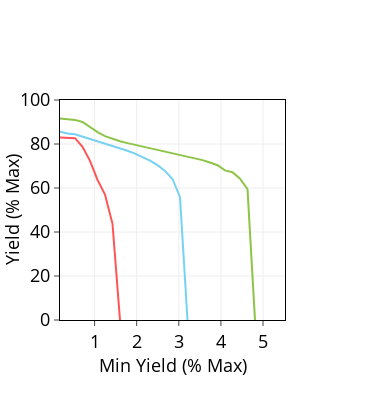

Here is the notebook cell this chart was saved with:
### Code cell
fig = go.Figure()
for i,product in enumerate(['D-Lactate']):

    fig.add_trace(go.Scatter(x=results_dict[product]['constraints_productivity'][1::], 
                                y=results_dict[product]['ts_best_yields'][1::],
                                name='Optimized Two Stage',
                                legendgroup='ts_best', line={'color': '#8DC447'},
                                showlegend=False))

    fig.add_trace(go.Scatter(x=results_dict[product]['constraints_productivity'][1::], 
                                y=results_dict[product]['ts_sub_yields'][1::],
                                name='Traditional Two Stage',
                                legendgroup='ts_sub', line={'color': '#FF5555'},
                                showlegend=False))

    fig.add_trace(go.Scatter(x=results_dict[product]['constraints_productivity'][1::], 
                                y=results_dict[product]['os_best_yields'][1::],
                                name='Best One Stage',
                                legendgroup='os_best', line={'color': '#76D1F4'},
                                showlegend=False))

fig.update_xaxes(showline=True, linewidth=1, linecolor='black', mirror=True, zeroline=False,
                 title_text='Min Yield (% Max)',
                 title_font=dict(size=18, color='black'),
                 tickfont=dict(size=18, color='black'),
                 title_standoff=0,
                 automargin=True,
                 ticks='outside',
                 nticks=10)
fig.update_yaxes(showline=True, linewidth=1, linecolor='black', mirror=True, zeroline=False,
                 ticks='outside',
                 tickfont=dict(size=18, color='black'),
                 range=[0, 100],
                 title_text='Yield (% Max)',
                 title_font=dict(size=18, color='black'),
                 title_standoff=0,
                 automargin=True)
fig.update_layout(width=365,
                  height=400,
                  margin={'l':8})
plot(fig)
if not os.path.exists('images'):
    os.mkdir('images')
#pio.write_image(fig, 'images/productivity_constrained_yield_lactate.svg')

### Figure 1 — Plotly figure (JSON) as saved in the notebook; plotly's stock layout.template omitted (floating-point values rounded to 4 significant figures)
{"data": [{"legendgroup": "ts_best", "line": {"color": "#8DC447"}, "name": "Optimized Two Stage", "showlegend": false, "type": "scatter", "x": [0.1781, 0.3563, 0.5344, 0.7126, 0.8907, 1.069, 1.247, 1.425, 1.603, 1.781, 1.96, 2.138, 2.316, 2.494, 2.672, 2.85, 3.028, 3.207, 3.385, 3.563, 3.741, 3.919, 4.097, 4.275, 4.454, 4.632, 4.81, 4.988, 5.166, 5.344, 5.522], "y": [91.57, 91.17, 90.96, 89.98, 87.65, 85.38, 83.58, 82.25, 81.24, 80.39, 79.61, 78.85, 78.1, 77.45, 76.77, 76.05, 74.95, 74.5, 73.63, 72.68, 71.61, 70.34, 68.0, 67.18, 64.22, 59.49, 0, null, null, null, 0]}, {"legendgroup": "ts_sub", "line": {"color": "#FF5555"}, "name": "Traditional Two Stage", "showlegend": false, "type": "scatter", "x": [0.1781, 0.3563, 0.5344, 0.7126, 0.8907, 1.069, 1.247, 1.425, 1.603, 1.781, 1.96, 2.138, 2.316, 2.494, 2.672, 2.85, 3.028, 3.207, 3.385, 3.563, 3.741, 3.919, 4.097, 4.275, 4.454, 4.632, 4.81, 4.988, 5.166, 5.344, 5.522], "y": [82.98, 82.74, 82.65, 78.69, 72.35, 63.69, 57.01, 43.73, 0, null, null, null, null, null, null, null, null, null, null, null, null, null, null, null, null, null, null, null, null, null]}, {"legendgroup": "os_best", "line": {"color": "#76D1F4"}, "name": "Best One Stage", "showlegend": false, "type": "scatter", "x": [0.1781, 0.3563, 0.5344, 0.7126, 0.8907, 1.069, 1.247, 1.425, 1.603, 1.781, 1.96, 2.138, 2.316, 2.494, 2.672, 2.85, 3.028, 3.207, 3.385, 3.563, 3.741, 3.919, 4.097, 4.275, 4.454, 4.632, 4.81, 4.988, 5.166, 5.344, 5.522], "y": [85.58, 84.8, 84.41, 83.37, 82.16, 81.12, 80.13, 79.13, 78.07, 76.92, 75.63, 74.16, 72.44, 70.38, 67.77, 64.1, 55.81, 0, null, null, null, null, null, null, null, null, null, null, null, null]}], "layout": {"height": 400, "margin": {"l": 8}, "width": 365, "xaxis": {"automargin": true, "linecolor": "black", "linewidth": 1, "mirror": true, "nticks": 10, "showline": true, "tickfont": {"color": "black", "size": 18}, "ticks": "outside", "title": {"font": {"color": "black", "size": 18}, "standoff": 0, "text": "Min Yield (% Max)"}, "zeroline": false}, "yaxis": {"automargin": true, "linecolor": "black", "linewidth": 1, "mirror": true, "range": [0, 100], "showline": true, "tickfont": {"color": "black", "size": 18}, "ticks": "outside", "title": {"font": {"color": "black", "size": 18}, "standoff": 0, "text": "Yield (% Max)"}, "zeroline": false}}}
